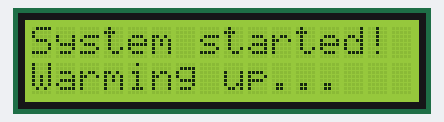
A sketch run on a simulated Arduino Uno, built with avr-gcc and run on an emulated ATmega328P. On the bench: 16×2 character LCD. The modem accepts every AT command (registered, SIM ready, sends succeed) and sends nothing else; what the sketch prints to the serial monitor is not drawn.

Above: at 0.2 s.
At 8.3 s:
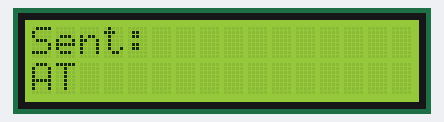
At 9.0 s:
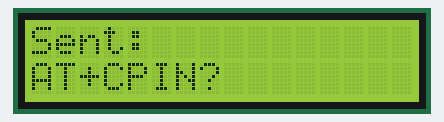
At 9.9 s:
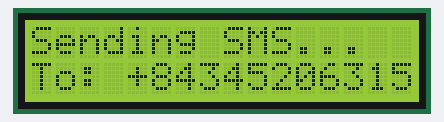
At 11.0 s:
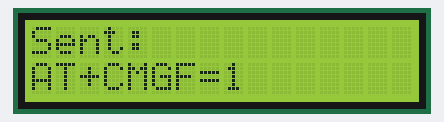
At 11.9 s:
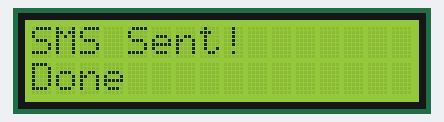

The sketch:

sim_arduino.ino
```cpp
#include <SoftwareSerial.h>
#include <Wire.h>
#include <LiquidCrystal_I2C.h>

LiquidCrystal_I2C lcd(0x27, 16, 2);

#define MCU_SIM_BAUDRATE        115200
#define MCU_SIM_TX_PIN              3
#define MCU_SIM_RX_PIN              2

SoftwareSerial simSerial(MCU_SIM_RX_PIN, MCU_SIM_TX_PIN);

void lcdDebug(String line1, String line2 = "") {
    lcd.clear();
    lcd.setCursor(0, 0);
    lcd.print(line1);
    if (line2 != "") {
        lcd.setCursor(0, 1);
        lcd.print(line2);
    }
}

// Please update number before test
#define PHONE_NUMBER                "+84345206315"

void sim_at_wait()
{
    delay(100);
    while (simSerial.available()) {
        Serial.write(simSerial.read());
    }
}

bool sim_at_cmd(String cmd){
    lcdDebug("Sending:", cmd);
    simSerial.println(cmd);
    sim_at_wait();
    lcdDebug("Sent:", cmd);
    delay(200);
    return true;
}

bool sim_at_send(char c){
    simSerial.write(c);
    return true;
}

void sent_sms()
{
    lcdDebug("Sending SMS...", "To: " + String(PHONE_NUMBER));
    delay(1000);

    sim_at_cmd("AT+CMGF=1");
    String temp = "AT+CMGS=\"";
    temp += (String)PHONE_NUMBER;
    temp += "\"";
    sim_at_cmd(temp);
    sim_at_cmd("this is the test mes");

    // End charactor for SMS
    sim_at_send(0x1A);
    lcdDebug("SMS Sent!", "Done");
}

void call()
{
    String temp = "ATD";
    temp += PHONE_NUMBER;
    temp += ";";
    sim_at_cmd(temp);

    delay(20000);

    // Hang up
    sim_at_cmd("ATH");
}

void setup()
{
    delay(20);
    Serial.begin(115200);
    Serial.println("\n\n\n\n-----------------------\nSystem started!!!!");

    lcd.init();
    lcd.backlight();
    lcdDebug("System started!", "Warming up...");

    delay(8000);
    simSerial.begin(MCU_SIM_BAUDRATE);

    // Check AT Command
    sim_at_cmd("AT");

    // Product infor
    sim_at_cmd("ATI");

    // Check SIM Slot
    sim_at_cmd("AT+CPIN?");

    // Check Signal Quality
    sim_at_cmd("AT+CSQ");

    sim_at_cmd("AT+CIMI");

    pinMode(2,OUTPUT);
    digitalWrite(2,HIGH);

    sent_sms();

    // Delay 5s
    delay(5000);

    //call();
}

void loop()
{
    if (Serial.available()){
        char c = Serial.read();
        simSerial.write(c);
    }
    sim_at_wait();
}
```

Measured:
- what the display in image 0 shows lasts 8.0 s, from 0.1 s to 8.1 s
- what the display in image 3 shows lasts 1.0 s, from 9.8 s to 10.8 s
